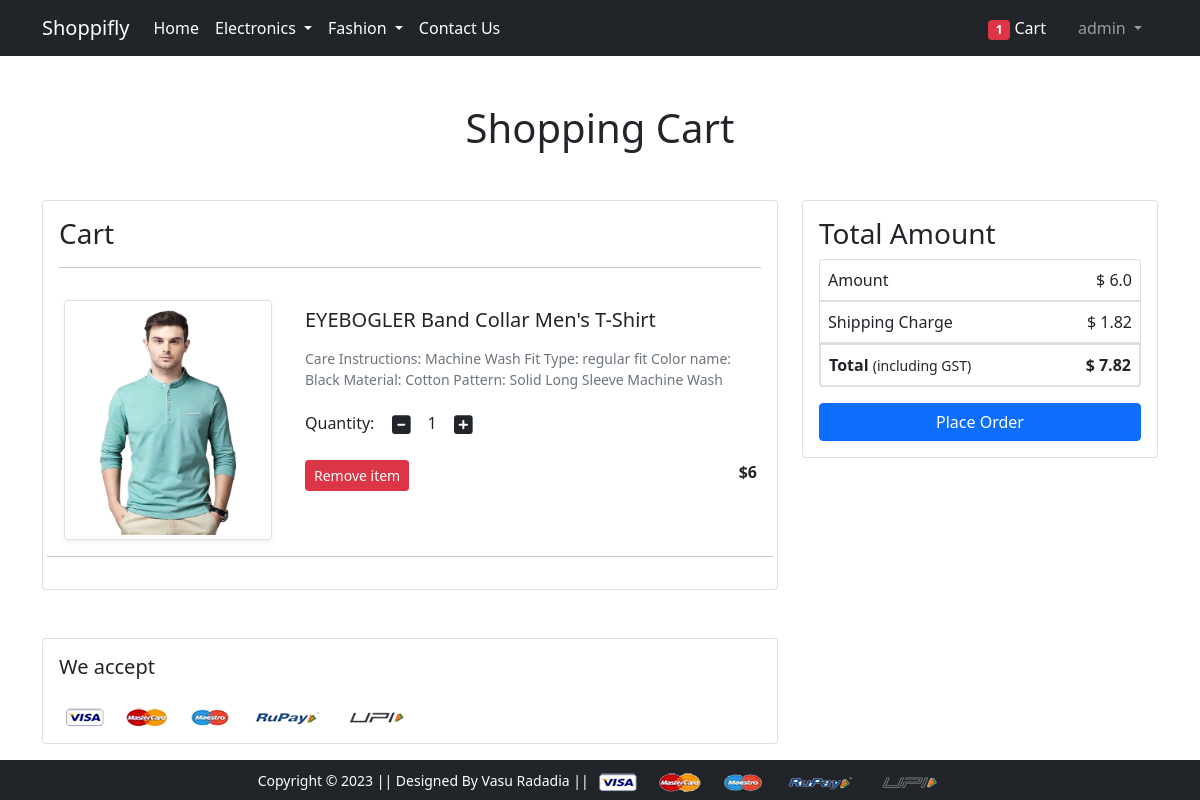
The app's page /show_cart/ (signed in) with its own data.
### app/models.py (models this page shows, shortened)
class Cart(models.Model):
    user = models.ForeignKey(User, on_delete=models.CASCADE)
    product = models.ForeignKey(Product, on_delete=models.CASCADE)
    quantity = models.PositiveIntegerField(default=1)

class Product(models.Model):
    title = models.CharField(max_length=100)
    selling_price = models.IntegerField()
    discounted_price = models.IntegerField()
    description = models.TextField()
    brand = models.CharField(max_length=100)
    category = models.ForeignKey(Category, on_delete=models.PROTECT)
    shoe_sizes = models.ManyToManyField(SizeVariant, related_name='shoe_sizes', blank=True)
    topwear_sizes = models.ManyToManyField(SizeVariant, related_name='topwear_sizes', blank=True)
    bottomwear_sizes = models.ManyToManyField(SizeVariant, related_name='bottomwear_sizes', blank=True)
    product_image = models.ImageField(upload_to='productimg')

### app/views.py (the view)
# urls.py: path('show_cart/', views.show_cart, name='show_cart'),
@ login_required
def show_cart(request):
    user = request.user
    carts = Cart.objects.filter(user=user)
    amount = 0.0
    shipping_amount = 1.82
    total_amount = 0.0
    cart_product = [p for p in Cart.objects.filter(user=user)]
    if cart_product:
        for p in cart_product:
            each_amount = (p.quantity * p.product.discounted_price)
            amount += each_amount
        total_amount = amount + shipping_amount
    total_items = 0
    if request.user.is_authenticated:
        total_items = len(Cart.objects.filter(user=request.user))
    return render(request, 'app/addtocart.html', {'carts': carts, 'amount': amount, 'total_amount': total_amount, 'shipping_amount': shipping_amount, 'total_items': total_items})

### app/templates/app/addtocart.html (shortened to what this page needs)
{% extends 'app/base.html' %}
{% load static %}
{% block main-content %}
<div class="container my-5">
  <div class="row">
    <h1 class="text-center mb-5">Shopping Cart</h1>
    <div class="col-sm-8">
      <div class="card">
        <div class="card-body">
          <h3>Cart</h3>
          <hr>
          {% if carts %}
          {% for cart in carts %}
          <div class="row" id="main_cart">
            <div class="col-sm-4 text-center align-self-cente p-3">
              <img src="{{cart.product.product_image.url}}" alt="product_image" srcset=""
                class="img-fluid img-thumbnail shadow-sm cart_myimage">
            </div>
            <div class="col-sm-8 p-3">
              <h5 class="mb-2 pt-2">{{cart.product.title}}</h5>
              <p class="text-muted small mb-2 pt-2">{{cart.product.description}}</p>
              <div class="mb-2 pt-2">
                <label for="quantity">Quantity:</label>
                <a class="minus-cart btn" pid={{cart.product.id}}><i class="fas fa-minus-square fa-lg"></i></a>
                <span id="quantity">{{cart.quantity}}</span>
                <a class="plus-cart btn" pid={{cart.product.id}}><i class="fas fa-plus-square fa-lg"></i></a>
              </div>
              <div class="d-flex justify-content-between mb-2 pt-2">
                <button class="btn btn-sm btn-danger remove-cart mr-3" pid={{cart.product.id}}>Remove item </button>
                <p class="mb-0"><span><strong>${{cart.product.discounted_price}}</strong></span></p>
              </div>
            </div>
            <hr>
          </div>
          {% endfor %}
          {% else %}
          <div class="col-sm-12">
            <h1>Add products to cart</h1>
          </div>
          {% endif %}
        </div>
      </div>
    </div>
    <div class="col-sm-4">
      <div class="card">
        <div class="card-body">
          <h3>Total Amount</h3>
          <ul class="list-group">
            <li class="list-group-item d-flex justify-content-between align-items-center border-1 p-2">
              Amount<span> <span id="amount">$ {{amount}}</span></span></li>
            <li class="list-group-item d-flex justify-content-between align-items-center border-1 p-2">
              Shipping Charge<span>$
                {{shipping_amount}}</span></li>
            <li class="list-group-item d-flex justify-content-between align-items-center border-2 p-2 mb-3">
              <div>
                <strong>Total</strong> <small>(including GST)</small>
              </div>
              <span><strong>$ <strong id="total_amount"> {{total_amount}}</strong></strong></span>
            </li>
          </ul>
          {% if carts %}
          <div class="d-grid"><a href="{% url 'checkout' %}" class="btn btn-primary">Place Order</a></div>
          {% endif %}
        </div>
      </div>
    </div>
  </div>
</div>
<div class="container">
  <div class="row">
    <div class="col-sm-8">
      <div class="card">
        <div class="card-body">
          <h5 class="mb-4">We accept</h5>
          <img src="{% static 'app/images/payment.png' %}" alt="" class="img-fluid">
        </div>
      </div>
    </div>
  </div>
</div>
{% endblock main-content %}

### app/templates/app/base.html (shortened to what this page needs)
<!doctype html>
{% load static %}
<html lang="en">
<head>
  <link href="https://cdn.jsdelivr.net/npm/bootstrap@5.0.0-beta1/dist/css/bootstrap.min.css" rel="stylesheet"
>
  <link rel="stylesheet" href="{% static 'app/css/owl.carousel.min.css' %}">
  <link rel="stylesheet" href="{% static 'app/css/all.min.css' %}">
  <link rel="stylesheet" href="{% static 'app/css/style.css' %}">
</head>
<body>
  <nav class="navbar navbar-expand-lg navbar-dark bg-dark">
    <div class="container">
      <a class="navbar-brand" href="/">Shoppifly</a>
      <div class="collapse navbar-collapse" id="navbarSupportedContent">
        <ul class="navbar-nav me-auto mb-2 mb-lg-0">
          <li class="nav-item">
            <a class="nav-link active" aria-current="page" href="/">Home</a>
          </li>
          <li class="nav-item dropdown">
            <a class="nav-link dropdown-toggle text-white" href="#" id="electronicsDropdown" role="button"
              data-bs-toggle="dropdown" aria-expanded="false">
              Electronics
            </a>
          </li>
          <li class="nav-item dropdown">
            <a class="nav-link dropdown-toggle text-white" href="#" id="fashionDropdown" role="button"
              data-bs-toggle="dropdown" aria-expanded="false">
              Fashion
            </a>
          </li>
          <li class="nav-item">
            <a class="nav-link active" aria-current="page" href="{% url 'contact' %}">Contact Us</a>
          </li>
        </ul>
        <div>
          <ul class="navbar-nav me-auto mb-2 mb-lg-0">
            {% if request.user.is_authenticated %}
            <li class="nav-item mx-2">
              <a href="{% url 'show_cart' %}" class="nav-link text-white"><span
                  class="badge bg-danger">{{total_items}}</span>
                Cart
              </a>
            </li>
            <li class="nav-item dropdown mx-2">
              <a class="nav-link dropdown-toggle text-blue" href="#" id="profileDropdown" role="button"
                data-bs-toggle="dropdown" aria-expanded="false">
                {{user}}
              </a>
            </li>
            {% endif %}
          </ul>
        </div>
      </div>
    </div>
  </nav>
  {% block main-content %} {% endblock main-content %}
  <footer class="container-fluid bg-dark text-center p-2 d-block" id="footer">
    <small class="text-white">Copyright &copy; 2023 || Designed By Vasu Radadia || </small>
    <img src="{% static 'app/images/payment.png' %}" alt="" srcset="" class="img-fluid" height="2px">
  </footer>
</body>
</html>

### app/static/app/css/style.css (style rules this page uses)
.cart_myimage { min-height: 15rem; max-height: 15rem; min-width: 13rem; max-width: 13rem; }
body { display: flex; flex-direction: column; height: 100vh; }
#footer { margin-top: auto; }

### records on screen
Cart: product.product_image (picture), product "EYEBOGLER Band Collar Men's T-Shirt", product.description "Care Instructions: Machine Wash Fit Type: regular fit Color name: Black Material: Cotton Pattern: Solid Long Sleeve Machine Wash", quantity "1", product.discounted_price "6"

### other values on screen
{{ total_items }} "1"
{{ user }} "admin"
{{ amount }} "6.0"
{{ shipping_amount }} "1.82"
{{ total_amount }} "7.82"
